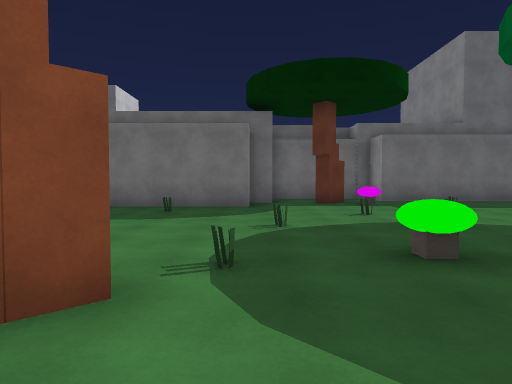
View 1 (above)

24 first-person views from a walk through a 3-D level made in the Unity game engine. The camera is 1.4 m above the floor, tilts 2° down and sees 75° across. The floor is counted in squares, 2 m on a side. Each view is taken from the middle of a square. On the plan, view 1 faces up. The plan holds only what a view shows up to about 10 squares ahead; the rest is blank. The place goes on beyond the plan. Some animated figures are left out. Surface patterns are stand-ins for the level's own textures.

View 2
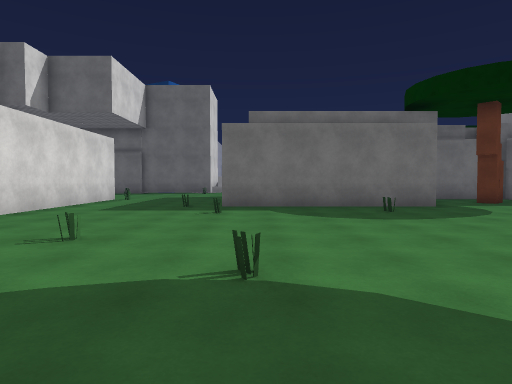

View 3
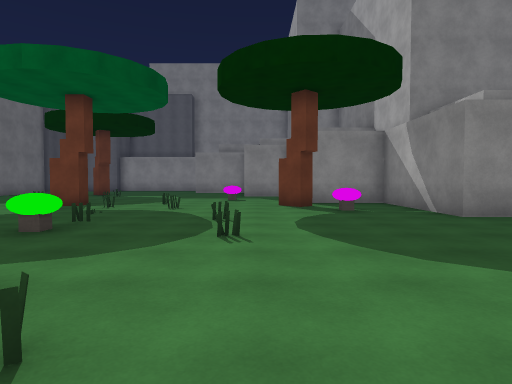

View 4
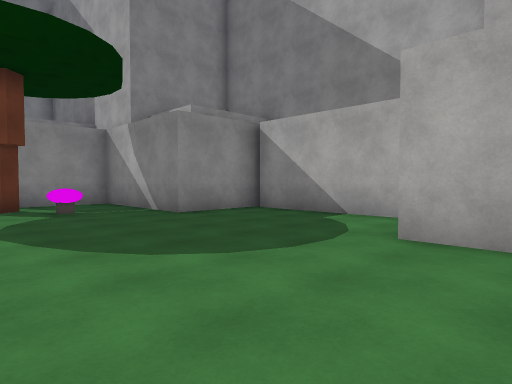

View 5
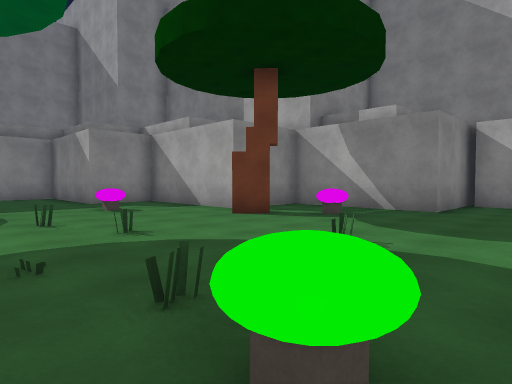

View 6
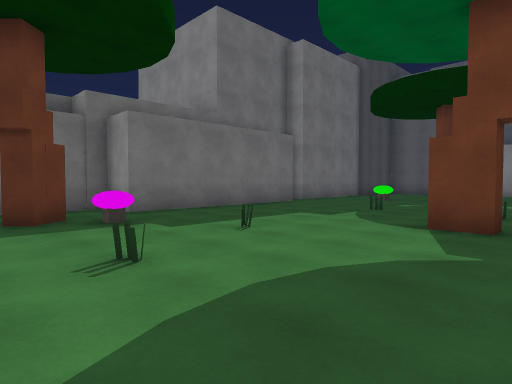

View 7
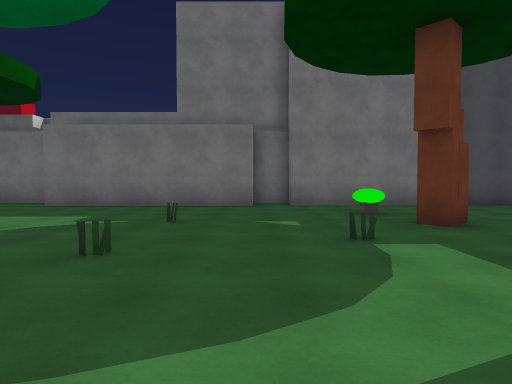

View 8
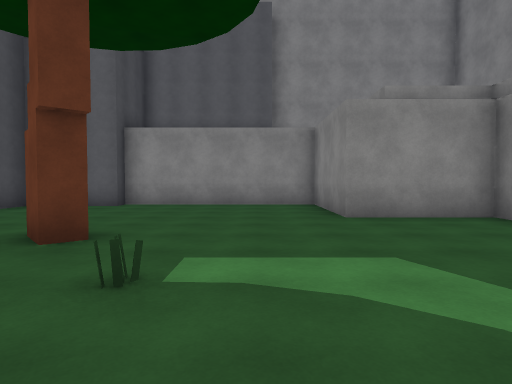

View 9
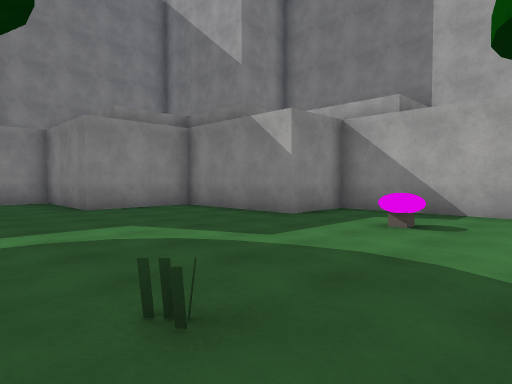

View 10
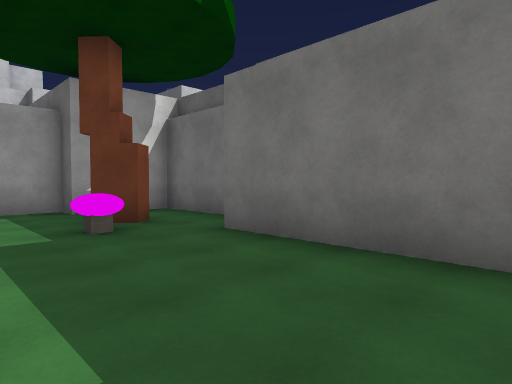

View 11
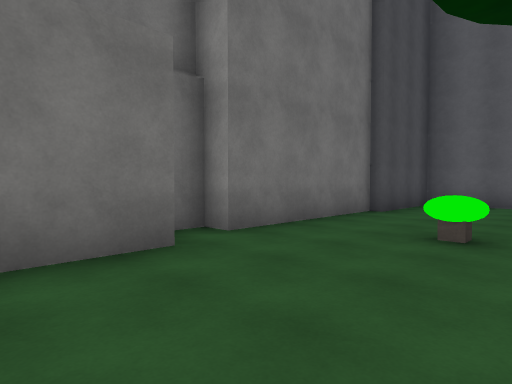

View 12
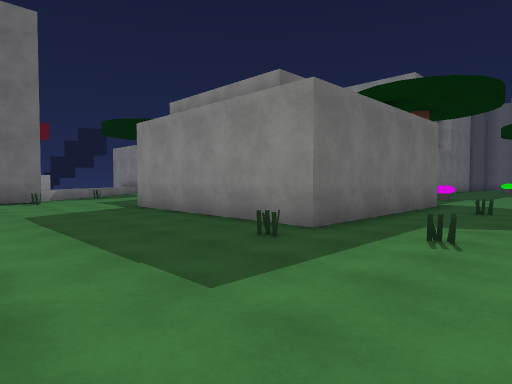

View 13
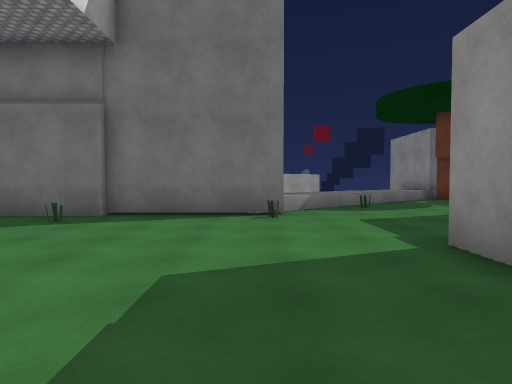

View 14
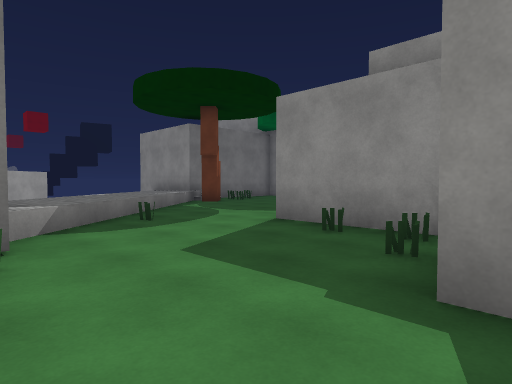

View 15
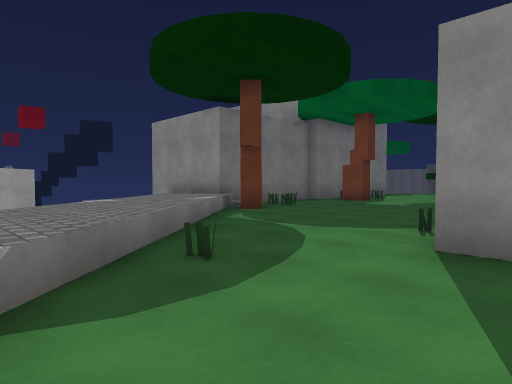

View 16
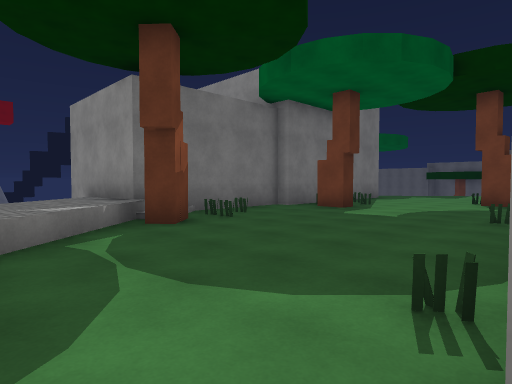

View 17
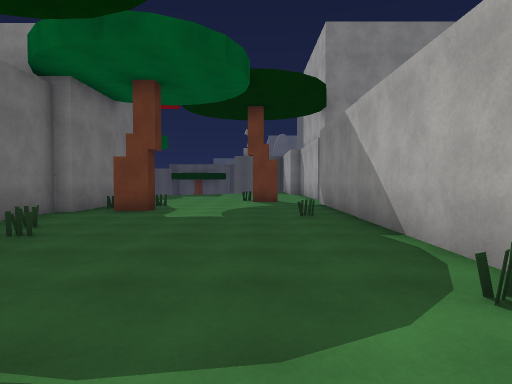

View 18
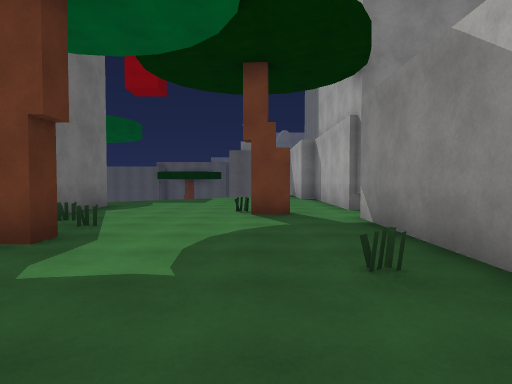

View 19
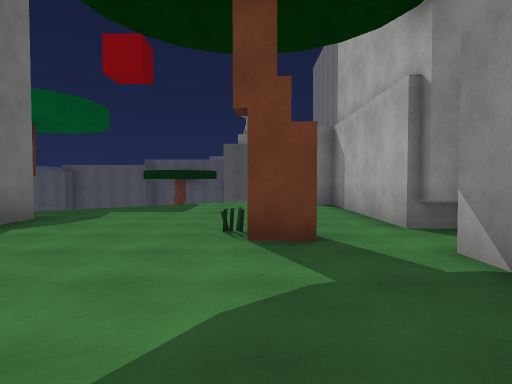

View 20
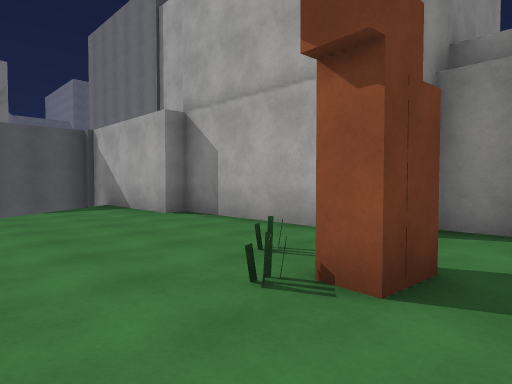

View 21
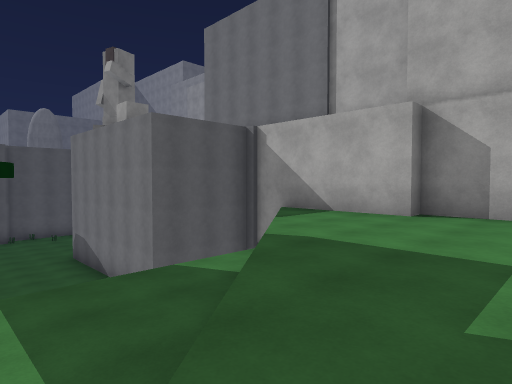

View 22
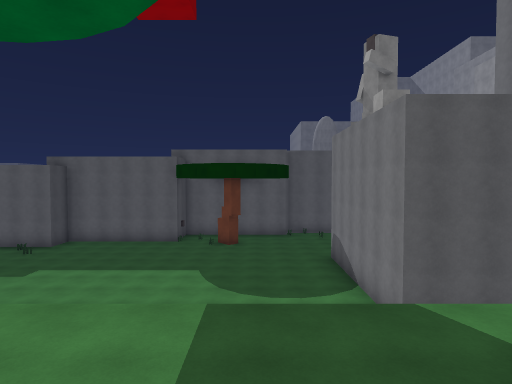

View 23
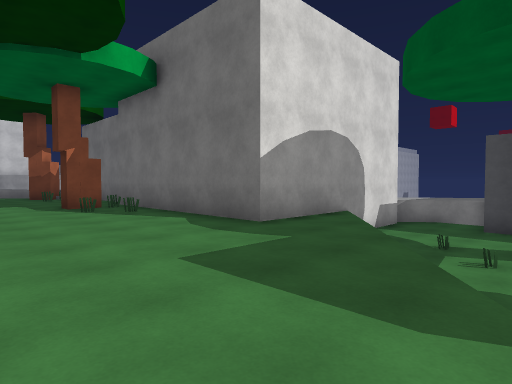

View 24
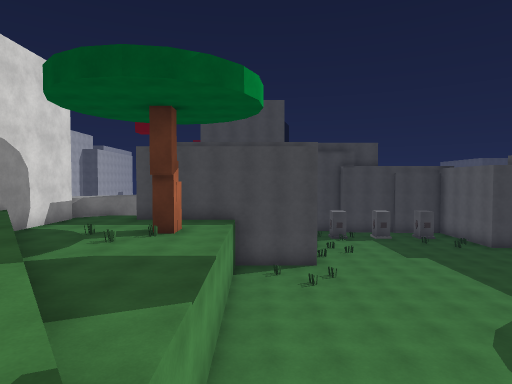

### Floor plan
Key: @ floor where view 1 was taken; # wall or solid block; . main floor; : floor 0.5 m higher than the main floor; + floor 0.75 m higher than the main floor; / step, stairs or slope; = window, fence, low wall or low ledge; ≈ water the walk keeps out of; ^ raised ledge; v drop or lower ground; O other object.
Columns run from 13 left of view 1 to 21 right of it. Each row starts with its distance up from view 1.
 29                       #vvvvvvvvvvvv
 28        ^^   #         #vvvOvvvvvvvv
 27        ^≈   #         #vvvOvvvvvvvv
 26           ≈:#         #vvvvvvvvvvvv
 25           ::######    #.vvvvvvvvvvv
 24         ≈::://...######..vvvvvvvvvv
 23        ≈::+=OOO..OOO......vvvvvvvvv
 22       ::++/......O........vv   vvvv
 21       :+/..................v  #####
 20       +/............OO......  #
 19       /.O..O....O....O....... #
 18 ######....##########......#####
 17 ..O..O....#         .######
 16  ........O#         ##
 15   ......OO#
 14   .....#
 13    ....#     ######
 12     ...#     #....##############
 11     ...#    ##.................#
 10   #....#    #..OO..............#
  9   #...O######............^.....##
  8   #...............O...O.........#
  7   #....O...O...O..........#.....#
  6    .....................O.......#
  5     .........O.....O.O..........#
  4      .O............O............#
  3      ........O.^O...O........####
  2       ..O.. #.....O..........#
  1        ... O....O.....^......#
  0         . ...@O..........#####
 -1           .........#.....#
 -2           ........^..#####
 -3           ...........#
 -4            #.....#####
 -5             .....#
 -6             .....#
 -7              #####

Where each view was taken, in squares from view 1:
view 1: 0 up, 0 right, facing up
view 2: 0 up, 5 left, facing up
view 3: 0 up, 3 left, facing right
view 4: 0 up, 3 left, facing down-right
view 5: 4 up, 1 right, facing down-right
view 6: 4 up, 1 right, facing up-right
view 7: 2 up, 10 right, facing up
view 8: 5 up, 9 right, facing right
view 9: 6 up, 7 right, facing down-right
view 10: 8 up, 8 right, facing up-left
view 11: 8 up, 8 right, facing up-right
view 12: 6 up, 10 left, facing up-right
view 13: 11 up, 8 left, facing up
view 14: 14 up, 8 left, facing up-right
view 15: 17 up, 7 left, facing up-right
view 16: 18 up, 4 left, facing up-right
view 17: 20 up, 4 left, facing right
view 18: 20 up, 0 right, facing right
view 19: 20 up, 3 right, facing right
view 20: 22 up, 6 right, facing down-right
view 21: 25 up, 10 right, facing down-right
view 22: 24 up, 11 right, facing right
view 23: 20 up, 13 right, facing up-left
view 24: 19 up, 15 right, facing up
